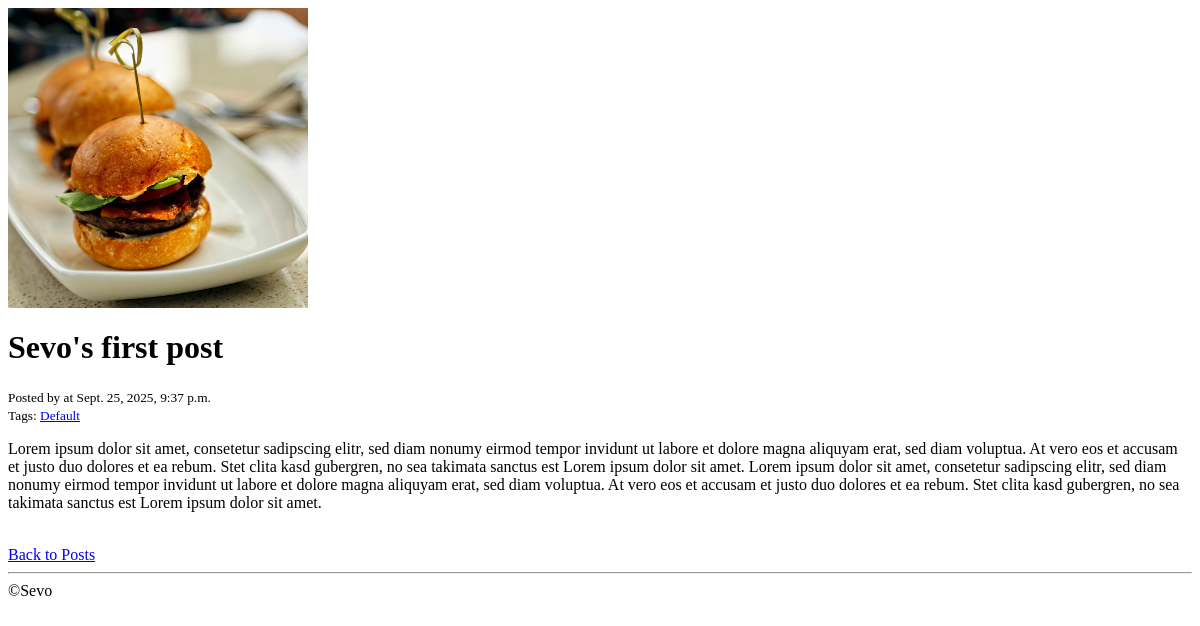
The app's page /blog/4/, older data.
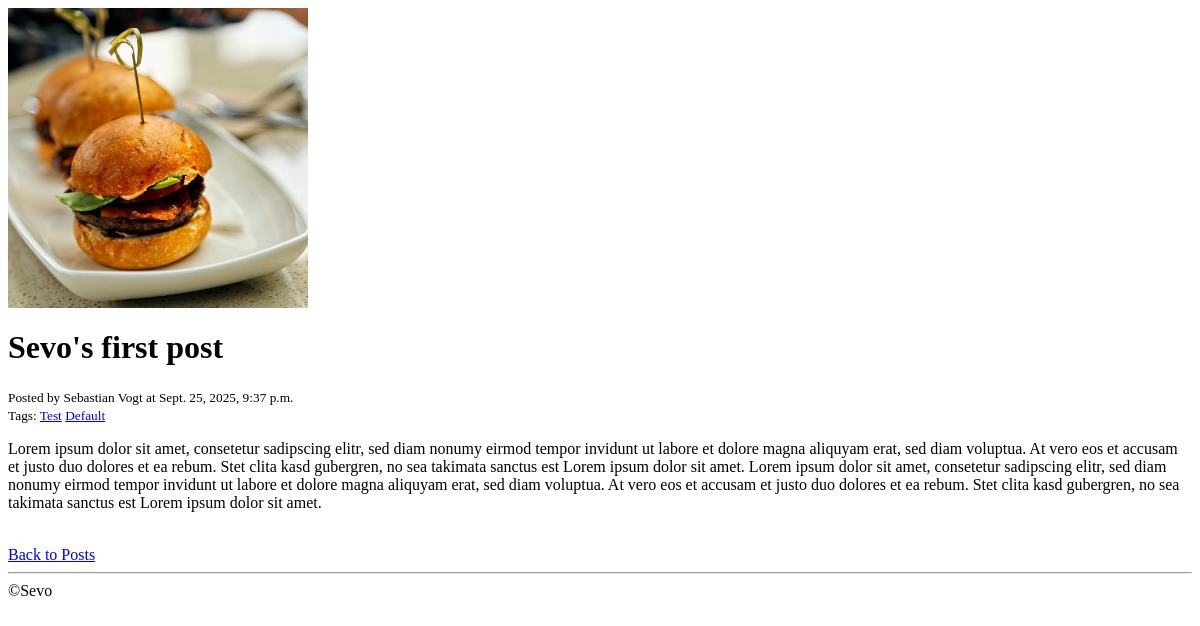
The same page, newer data.
### blog/models.py (models this page shows, shortened)
class Post(sevo_models.BaseUserMixin, sevo_models.BaseTimeStampsMixin):
    title = models.CharField(max_length=250, verbose_name=_("Title"))
    keywords = models.TextField(null=True, blank=True, verbose_name=_("Meta keywords"))
    description = models.TextField(null=True, blank=True, verbose_name=_("Meta description"))
    excerpt = models.TextField(max_length=250, null=True, blank=True, verbose_name=_("Excerpt"))
    content = models.TextField(verbose_name=_("Content"))
    tags = models.ManyToManyField(Tag, blank=True, verbose_name=_("Tags"), related_name="posts")
    post_image = models.ForeignKey(PostImage, blank=True, null=True, on_delete=models.SET_NULL, verbose_name=_("Post image"), related_name="the_posts")
    featured = models.BooleanField(default=settings.BLOG_POST_FEATURED, verbose_name=_("Featured"))
    allow_comments = models.BooleanField(default=settings.BLOG_POST_ALLOW_COMMENTS, verbose_name=_("Allow comments"))
    show_comments = models.BooleanField(default=settings.BLOG_POST_SHOW_COMMENTS, verbose_name=_("Show comments"))
    published = models.BooleanField(default=settings.BLOG_POST_PUBLISHED, verbose_name=_("Published"))
    class Meta:
        ordering = [
            "-created_at"
        ]
        verbose_name = _("Post")

class PostImage(sevo_models.BaseTimeStampsMixin):
    title = models.CharField(max_length=150)
    image = models.ImageField(upload_to="uploads/images/blog")
    class Meta:
        ordering = [
            "-created_at"
        ]
        verbose_name = "Post Image"

class Tag(sevo_models.BaseTimeStampsMixin):
    title = models.CharField(max_length=150, verbose_name=_("Title"))
    def __str__(self):
        return f"{self.title}"
    class Meta:
        ordering = [
            "-created_at"
        ]
        verbose_name = _("Tag")

### blog/views.py (the view)
# urls.py: path("<int:pk>/", views.detail, name="detail"),
def detail(request, pk):
    post = get_object_or_404(models.Post, pk=pk, published=True)
    comments = post.comments.filter(published=True)
    if request.method == "POST":
        form = forms.CommentForm(request.POST)
        if form.is_valid():
            form_obj = form.save(commit=False)
            form_obj.post = post
            form_obj.save()
            return redirect("blog:detail", pk=post.pk)
    else:
        form = forms.CommentForm()
    return render(request, "blog/detail.html", {
        "title": post.title,
        "post": post,
        "form": form,
        "comments": comments
    })

### blog/templates/blog/detail.html (shortened to what this page needs)
{% extends "base.html" %}
{% load i18n %}
{% block content %}
    {% if post.post_image %}
        <header class="post-header">
            <img class="post-header-image" src="{{ post.post_image.image.url }}" alt="{{ post.post_image.title }}">
        </header>
    {% else %}
        <header class="post-header">
            <div class="post-header-no-image"></div>
        </header>
    {% endif %}
    <h1>{{ title }}</h1>
    <small>{% trans "Posted by" %} {{ post.user.first_name }} {{ post.user.last_name }} {% trans "at" %} {{ post.created_at }}</small>
    {% if post.tags.first %}
    <div>
        <small>
            {% trans "Tags:" %}
            {% for tag in post.tags.all %}
                <a class="post-tag-link" href="{% url "blog:tag_detail" pk=tag.pk %}">{{ tag }}</a>
            {% endfor %}
        </small>
    </div>
    {% endif %}
    <div>
        <p>
            {% autoescape off %}
                {{ post.content }}
            {% endautoescape %}
        </p>
    </div>
    <br>
    <div>
        <a href="{% url "blog:index" %}">{% trans "Back to Posts" %}</a>
    </div>
{% endblock %}

### templates/base.html (shortened to what this page needs)
{% load static %}
<!DOCTYPE html>
<html lang="en">
<head>
    <link rel="stylesheet" href="{% static "css/style.css" %}">
</head>
<body>
    <main>
        {% block content %}{% endblock %}
    </main>
    <footer>
        <hr>
        &copy;Sevo
    </footer>
</body>
</html>

### static/css/style.css (style rules this page uses)
* { box-sizing: border-box; }
.post-header-image { display: block; width: 300px; height: 300px; object-fit: cover; background: #862a9b; background: linear-gradient(45deg,rgba(134, 42, 155, 1) 0%, rgba(83, 134, 237, 1) 100%); }

Row changes from the older to the newer data that the page shows:
changed Post "Sevo's first post": user.first_name (not shown) → "Sebastian"; user.last_name (not shown) → "Vogt"
added Tag: title "Test"
